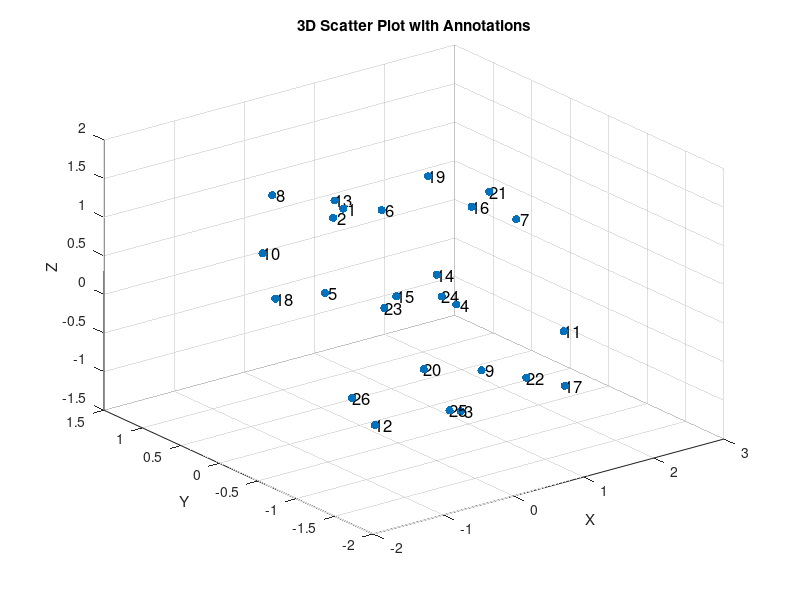

Here is the MATLAB script that generated this plot: (Note: this script raises an error after producing the figure.)

% Create the 3D points
points = randn(26, 3);

% Create the annotations
annotations = (1:26)';

% Plot the points
figure;
scatter3(points(:, 1), points(:, 2), points(:, 3), 'filled');
hold on;

% Add the annotations
text(points(:, 1), points(:, 2), points(:, 3), num2str(annotations), 'FontSize', 12);

% Set labels and title
xlabel('X');
ylabel('Y');
zlabel('Z');
title('3D Scatter Plot with Annotations');

%%
clear

clear

% Specify the folder containing the point cloud files
folder = 'D:\Import To Matlab\SyntheticPointCloud_Linked Ablation Vectors v2';

% Get a list of all files in the folder
files = dir(fullfile(folder, '*.csv')); % Change the file extension as per your file format
   
% Read the point cloud data from the file
filePath = fullfile(folder, files(1).name);
pointCloudData = load(filePath);
pointCloud = pointCloudData(2:end, (13:15) );



% Find the 30 highest and lowest z points
[~, idxHighestZ] = maxk(pointCloud(:, 3), 30);
[~, idxLowestZ] = mink(pointCloud(:, 3), 30);

% Find the indices of the two furthest apart points among the 30 highest and lowest z points
distHighestZ = pdist2(pointCloud(idxHighestZ, :), pointCloud(idxHighestZ, :));
[~, idxMaxDistHighestZ] = max(distHighestZ(:));
[idx1, idx2] = ind2sub([30, 30], idxMaxDistHighestZ);
pointMaxDistHighestZ1 = pointCloud(idxHighestZ(idx1), :);
pointMaxDistHighestZ2 = pointCloud(idxHighestZ(idx2), :);

% Find the indices of the two furthest apart points among the 30 highest and lowest x points
distLowestZ = pdist2(pointCloud(idxLowestZ, :), pointCloud(idxLowestZ, :));
[~, idxMaxDistLowestZ] = max(distLowestZ(:));
[idx1, idx2] = ind2sub([30, 30], idxMaxDistLowestZ);
pointMaxDistLowestZ1 = pointCloud(idxLowestZ(idx1), :);
pointMaxDistLowestZ2 = pointCloud(idxLowestZ(idx2), :);

% Find the 30 highest and lowest x points
[~, idxHighestX] = maxk(pointCloud(:, 1), 30);
[~, idxLowestX] = mink(pointCloud(:, 1), 30);

% Find the indices of the two furthest apart points among the 30 highest and lowest x points
distHighestX = pdist2(pointCloud(idxHighestX, :), pointCloud(idxHighestX, :));
[~, idxMaxDistHighestX] = max(distHighestX(:));
[idx1, idx2] = ind2sub([30, 30], idxMaxDistHighestX);
pointMaxDistHighestX1 = pointCloud(idxHighestX(idx1), :);
pointMaxDistHighestX2 = pointCloud(idxHighestX(idx2), :);

% Find the indices of the two furthest apart points among the 30 lowest x points
distLowestX = pdist2(pointCloud(idxLowestX, :), pointCloud(idxLowestX, :));
[~, idxMaxDistLowestX] = max(distLowestX(:));
[idx1, idx2] = ind2sub([30, 30], idxMaxDistLowestX);
pointMaxDistLowestX1 = pointCloud(idxLowestX(idx1), :);
pointMaxDistLowestX2 = pointCloud(idxLowestX(idx2), :);

% Find the 30 highest and lowest y points
[~, idxHighestY] = maxk(pointCloud(:, 2), 30);
[~, idxLowestY] = mink(pointCloud(:, 2), 30);

% Find the indices of the two furthest apart points among the 30 highest and lowest y points
distHighestY = pdist2(pointCloud(idxHighestY, :), pointCloud(idxHighestY, :));
[~, idxMaxDistHighestY] = max(distHighestY(:));
[idx1, idx2] = ind2sub([30, 30], idxMaxDistHighestY);
pointMaxDistHighestY1 = pointCloud(idxHighestY(idx1), :);
pointMaxDistHighestY2 = pointCloud(idxHighestY(idx2), :);

% Find the indices of the two furthest apart points among the 30 lowest y points
distLowestY = pdist2(pointCloud(idxLowestY, :), pointCloud(idxLowestY, :));
[~, idxMaxDistLowestY] = max(distLowestY(:));
[idx1, idx2] = ind2sub([30, 30], idxMaxDistLowestY);
pointMaxDistLowestY1 = pointCloud(idxLowestY(idx1), :);
pointMaxDistLowestY2 = pointCloud(idxLowestY(idx2), :);

% Plot the results

figure;
scatter3(pointCloud(:, 1), pointCloud(:, 2), pointCloud(:, 3), 'filled', 'b');
hold on;
scatter3(pointMaxDistHighestZ1(1), pointMaxDistHighestZ1(2), pointMaxDistHighestZ1(3), 61 , 'filled', 'r', 'MarkerEdgeColor', 'g', 'LineWidth',2);
scatter3(pointMaxDistHighestZ2(1), pointMaxDistHighestZ2(2), pointMaxDistHighestZ2(3),61 , 'filled', 'r', 'MarkerEdgeColor', 'g', 'LineWidth',2);
scatter3(pointMaxDistLowestZ1(1), pointMaxDistLowestZ1(2), pointMaxDistLowestZ1(3), 61 , 'filled', 'g', 'MarkerEdgeColor', 'g', 'LineWidth',2);
scatter3(pointMaxDistLowestZ2(1), pointMaxDistLowestZ2(2), pointMaxDistLowestZ2(3),61 , 'filled', 'g', 'MarkerEdgeColor', 'g', 'LineWidth',2);

scatter3(pointMaxDistHighestX1(1), pointMaxDistHighestX1(2), pointMaxDistHighestX1(3),61 , 'filled', 'y', 'MarkerEdgeColor', 'g', 'LineWidth',2);
scatter3(pointMaxDistHighestX2(1), pointMaxDistHighestX2(2), pointMaxDistHighestX2(3), 61 ,'filled', 'y', 'MarkerEdgeColor', 'g', 'LineWidth',2);
scatter3(pointMaxDistLowestX1(1), pointMaxDistLowestX1(2), pointMaxDistLowestX1(3), 61 ,'filled', 'm', 'MarkerEdgeColor', 'g', 'LineWidth',2);
scatter3(pointMaxDistLowestX2(1), pointMaxDistLowestX2(2), pointMaxDistLowestX2(3), 61 ,'filled', 'm', 'MarkerEdgeColor', 'g', 'LineWidth',2);

scatter3(pointMaxDistHighestY1(1), pointMaxDistHighestY1(2), pointMaxDistHighestY1(3),61 , 'filled', 'g', 'MarkerEdgeColor', 'g', 'LineWidth',2);
scatter3(pointMaxDistHighestY2(1), pointMaxDistHighestY2(2), pointMaxDistHighestY2(3),61 , 'filled', 'g', 'MarkerEdgeColor', 'g', 'LineWidth',2);
scatter3(pointMaxDistLowestY1(1), pointMaxDistLowestY1(2), pointMaxDistLowestY1(3), 61 ,'filled', 'c', 'MarkerEdgeColor', 'g', 'LineWidth',2);
scatter3(pointMaxDistLowestY2(1), pointMaxDistLowestY2(2), pointMaxDistLowestY2(3),61 , 'filled', 'c', 'MarkerEdgeColor', 'g', 'LineWidth',2);


% Set labels and title
xlabel('X');
ylabel('Y');
zlabel('Z');
axis equal
title('3D Scatter Plot with Annotations');
